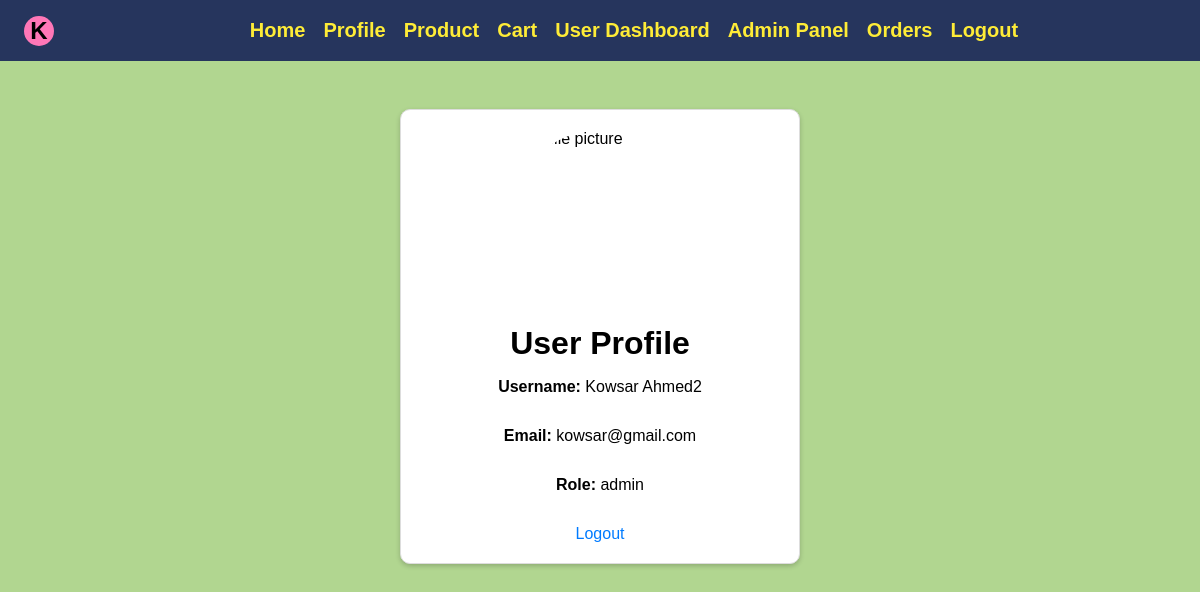
Page /profile.php (signed in) on the committed database.
### tables this page shows
CREATE TABLE `users` (
  `id` int(11) NOT NULL,
  `username` varchar(50) NOT NULL,
  `email` varchar(255) NOT NULL,
  `user_image` mediumtext DEFAULT NULL,
  `password` varchar(255) NOT NULL,
  `role` enum('user','admin') DEFAULT 'user'
);

### profile.php (the view, shortened to what this page needs)
<?php
include 'config/db.php';
$user_id = $_SESSION['user_id'];
$query = $conn->prepare("SELECT username, email,user_image, role FROM users WHERE id = ?");
$query->bind_param("i", $user_id);
$query->execute();
$result = $query->get_result();
$user = $result->fetch_assoc();
?>
<!DOCTYPE html>
<html lang="en">
<head>
    <link rel="stylesheet" href="style.css">
</head>
<body>
<div class="nav-container" >
<div class="logo-container"><p class="logo">K</p></div>
<nav class="nav-bar">
<a href="index.php">Home</a>
<a href="profile.php">Profile</a>
<a href="product.php">Product</a>
<a href="cart.php">Cart</a>
<a href="user_dashboard.php">User Dashboard</a>
<?php if (isset($_SESSION['role']) && $_SESSION['role'] == 'admin') { ?>
    <a href="admin.php">Admin Panel</a>
    <a href="admin_orders.php">Orders</a>
<?php } ?>
<?php if ( $_SESSION == true) { ?>
    <a href="logout.php">Logout</a>
<?php } ?>
</nav>
</div>
    <div class="profile-container">
        <img class="profile-img" src="<?php  echo htmlspecialchars($user["user_image"]); ?>" alt="profile picture">
        <h1>User Profile</h1>
        <div class="profile-field">
            <span>Username:</span> <?php echo htmlspecialchars($user['username']); ?>
        </div>
        <div class="profile-field">
            <span>Email:</span> <?php echo htmlspecialchars($user['email']); ?>
        </div>
        <div class="profile-field">
            <span>Role:</span> <?php echo htmlspecialchars($user['role']); ?>
        </div>
        <a href="logout.php">Logout</a>
    </div>
</body>
</html>

### style.css (style rules this page uses)
* { box-sizing: border-box; margin: 0; padding: 0; }
:root { --clr-gr:#B1D690; --clr-yel:#FEEC37; --clr-org:#FFA24C; --clr-pnk:#FF77B7; --clr-blu:#26355D; --clr-pur:#AF47D2; }
body { font-family: Arial, sans-serif; background-color: var(--clr-gr); }
nav a { margin-right: 10px; text-decoration: none; color: blue; }
.nav-container { display: flex; align-items: center; background-color: var(--clr-blu); color: var(--clr-yel); font-size: 1.5rem; font-weight: bold; justify-content: center; }
nav a { color: var(--clr-yel); }
.logo-container { display: flex; align-items: center; justify-content: center; margin: 0 1.5rem; background: var(--clr-pnk); width: 30px; height: 30px; border-radius: 50%; }
.logo { color: black; font-size: 1.5rem; font-weight: bolder; }
.nav-bar { display: flex; padding:1.2rem; gap:.5rem; justify-content: center; align-items: center; margin-left: auto; margin-right: auto; font-size: 1.25rem; }
.profile-container { background-color: #fff; }

### profile.php (style rules this page uses)
body { font-family: Arial, sans-serif; }
.profile-container { max-width: 400px; margin: 3rem auto; padding: 20px; border: 1px solid #ddd; border-radius: 10px; box-shadow: 0 2px 5px rgba(0, 0, 0, 0.2); display: flex; flex-direction: column; align-items: center; gap: 1rem; }
h1 { text-align: center; }
.profile-field { margin-bottom: 15px; }
.profile-field span { font-weight: bold; }
a { display: block; text-align: center; text-decoration: none; color: #007bff; }
.profile-img { width: 50%; margin: 0 auto; aspect-ratio: 1/1; border-radius: 50%; }

### rows in the picture
users: username "Kowsar Ahmed2", email "kowsar@gmail.com", role "admin"
